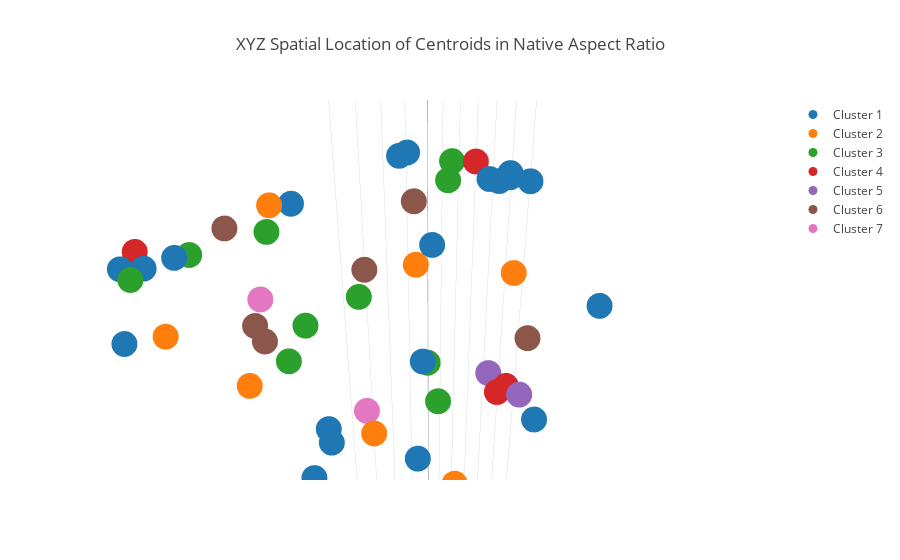

Notebook code cell kept with this figure:
### Markdown cell above
# XYZ Spatial Cluster Plot in Native Aspect Ratio

The XYZ Spatial Cluster Plot in Native Aspect Ratio is a plot of all of the fluorescently labeled centroids in the Collman14v2 data set in three dimensions in their native aspect ratio. Each of the centroids is colored according to the feature label (cluster) that it belongs to. This plot is created using the native aspect ratio, which represents the actual size of the tissue section used to obtain and label the centroids. The size of the tissue section, and thus the native aspect ratio, is as follows: x = 3.72, y = 3.72, z = 70.

### Code cell
def scatter(data, i): 
    trace = go.Scatter3d(
        x = data[:, 0],
        y = data[:, 1],
        z = data[:, 2],
        mode = 'markers',
        marker = dict(
        size = '9',
        showscale = False,
        ), name = 'Cluster {}'.format(i)
        )
    return trace 

trace = [scatter(data, i + 1) for i, data in enumerate(new_cluster_matrix)]


layout = go.Layout(
    title = 'XYZ Spatial Location of Centroids in Native Aspect Ratio',
    scene = dict(
    aspectmode = 'manual',
    aspectratio = dict(x = 3.72, y = 3.72, z = 70)
    ),
    showlegend = True
)

data = trace
fig = go.Figure(data = data, layout = layout)
iplot(fig)
